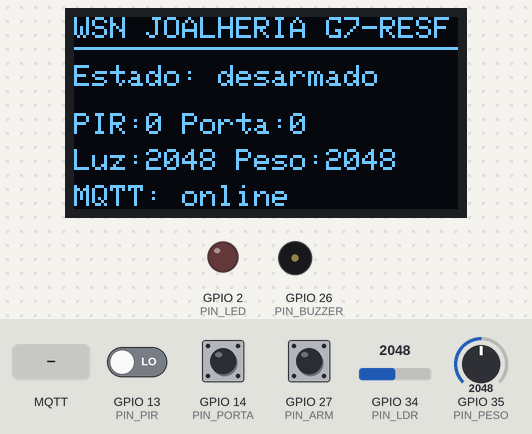
Recording of a program running on a simulated ESP32. Parts: 128×64 one-colour display, output pins drawn as LEDs (lit = HIGH), buzzer (waves = sounding). Dashed ring = blinking. The inputs (shaded band) are chosen by the test bench; at power-on: GPIO 27 (PIN_ARM) HIGH, GPIO 34 (PIN_LDR) = 2048, GPIO 35 (PIN_PESO) = 2048, GPIO 13 (PIN_PIR) LOW, GPIO 14 (PIN_PORTA) HIGH. WiFi joins after 1.5 s; servers stay silent unless stated; no MQTT or app messages arrive unless stated; what the program prints to the serial monitor is not drawn.

Above: at 3.1 s.
3.2 s: MQTT message "ALARME" arrives on the first subscribed topic
At 4.08 s:
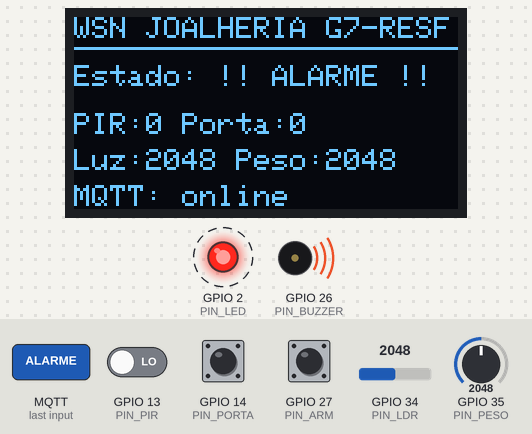
5.4 s: GPIO 27 (PIN_ARM) pulled LOW for 0.15 s
At 6.5 s:
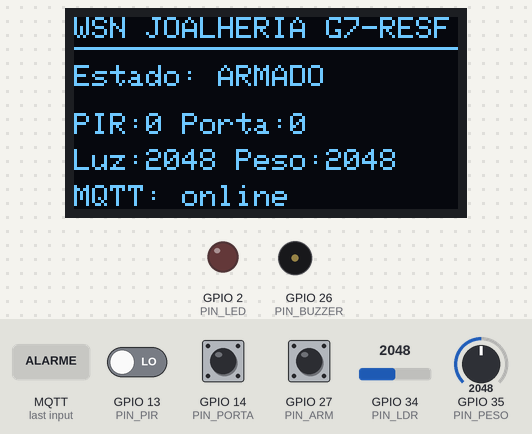
7.1 s: MQTT message "DESARMAR" arrives on the first subscribed topic
At 7.7 s:
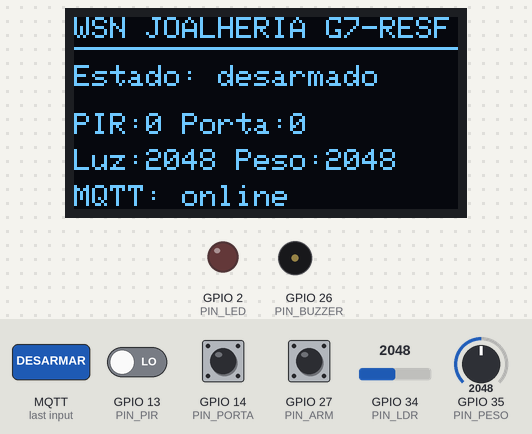
8.7 s: GPIO 34 (PIN_LDR) set to 2866
At 9.2 s:
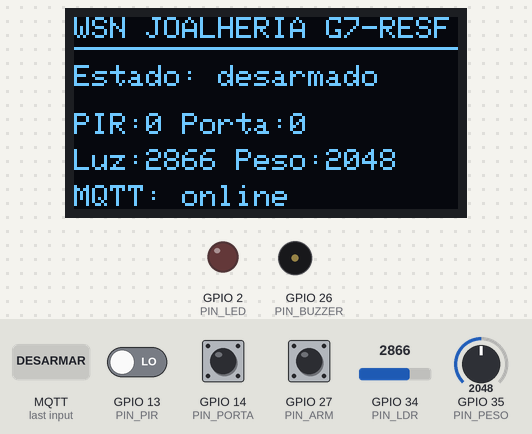
10.3 s: GPIO 35 (PIN_PESO) set to 2866
At 11.6 s:
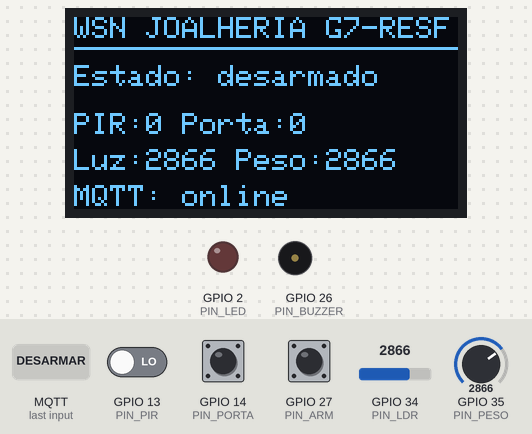
11.9 s: GPIO 13 (PIN_PIR) driven HIGH
At 12.9 s:
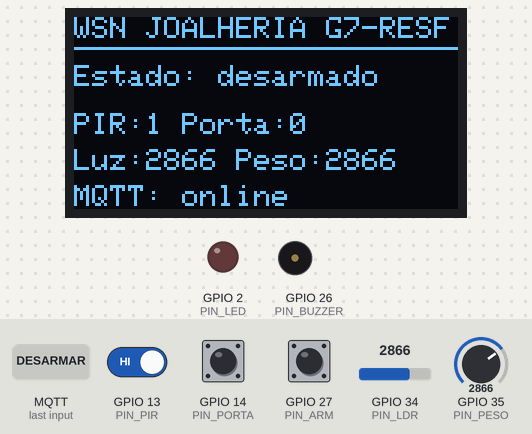
Timing chart, 0 to 14.5 s (numbered marks = the images above; inputs shaded):
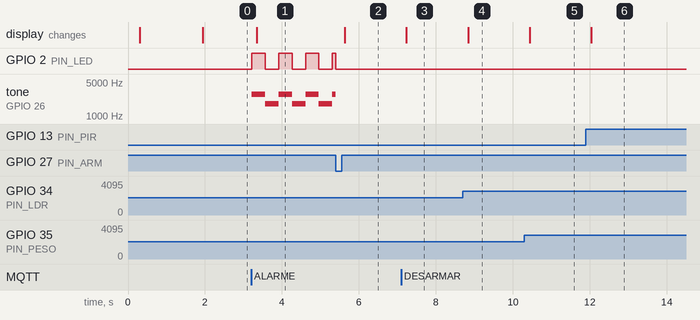

Measured:
- after the input at 3.2 s, GPIO 2 (PIN_LED): alternates HIGH for 0.35 s and LOW for 0.35 s, starting at once; tone on GPIO 26 (PIN_BUZZER): alternates 2800 Hz for 0.35 s and 1800 Hz for 0.35 s, starting at once; the display: changes after 0.15 s (image 1)
- after the input at 5.4 s, the display: changes after 0.23 s (image 2)
- after the input at 7.1 s, the display: changes after 0.13 s (image 3)
- after the input at 8.7 s, the display: changes after 0.14 s (image 4)
- after the input at 10.3 s, the display: changes after 0.14 s (image 5)
- after the input at 11.9 s, the display: changes after 0.14 s (image 6)

The program:

main.cpp
```cpp
/*
 * ============================================================
 *  PROJECTO : Rede de Sensores Sem Fio (WSN) para Joalheria
 *  CADEIRA  : Redes Sem Fio - Universidade Zambeze (FCT)
 *  AUTOR    : G7-RESF
 *  NO       : No Central (i) - Edge Computing + Gateway MQTT
 * ============================================================
 *  Este firmware simula, num unico ESP32, o comportamento
 *  integrado dos nos sensores da joalheria (Capitulo IV).
 *  Combina as 3 camadas de seguranca descritas no trabalho:
 *    - Camada fisica   : celula de carga (peso) + LDR (luz)
 *    - Camada presenca : PIR (movimento) + reed switch (porta)
 *    - Camada logica   : Edge Computing (correlacao de eventos)
 *
 *  LIGACOES (ver diagram.json):
 *    PIR  (presenca) ............ GPIO 13
 *    LDR  (luminosidade) ........ GPIO 34 (ADC)
 *    Celula de carga (peso) ..... GPIO 35 (ADC) -> potenciometro
 *    Reed switch (porta) ........ GPIO 14 -> botao vermelho
 *    Botao ARMAR / DESARMAR ..... GPIO 27 -> botao verde
 *    Buzzer (alarme sonoro) ..... GPIO 26
 *    LED (alarme visual) ........ GPIO  2
 *    Display OLED I2C ........... SDA 21 / SCL 22
 *
 *  COMUNICACAO: Wi-Fi -> MQTT (topologia estrela single-hop)
 * ============================================================
 */

#include <WiFi.h>
#include <PubSubClient.h>
#include <ArduinoJson.h>
#include <Wire.h>
#include <Adafruit_GFX.h>
#include <Adafruit_SSD1306.h>

// ---------------- Configuracao de rede ----------------
const char* WIFI_SSID    = "Wokwi-GUEST";
const char* WIFI_PASS    = "";
const char* MQTT_BROKER  = "broker.hivemq.com";   // broker publico (funciona no Wokwi)
const int   MQTT_PORT    = 1883;
const char* MQTT_CLIENT  = "joalheria-g7resf-no-i";

// ---------------- Topicos MQTT ----------------
const char* T_PIR     = "joalheria/g7resf/pir";
const char* T_PESO    = "joalheria/g7resf/peso";
const char* T_LUZ     = "joalheria/g7resf/luz";
const char* T_PORTA   = "joalheria/g7resf/porta";
const char* T_ALARME  = "joalheria/g7resf/alarme";
const char* T_STATUS  = "joalheria/g7resf/status";
const char* T_COMANDO = "joalheria/g7resf/comando";   // recebe ordens do operador remoto

// ---------------- Pinos ----------------
#define PIN_PIR    13
#define PIN_LDR    34
#define PIN_PESO   35
#define PIN_PORTA  14
#define PIN_ARM    27
#define PIN_BUZZER 26
#define PIN_LED     2

// ---------------- OLED ----------------
#define OLED_W 128
#define OLED_H 64
Adafruit_SSD1306 display(OLED_W, OLED_H, &Wire, -1);
bool oledOk = false;

// ---------------- Limiares de Edge Computing ----------------
const int LIMIAR_PESO = 300;   // variacao ADC ~ remocao de peca
const int LIMIAR_LUZ  = 800;   // variacao ADC ~ lanterna / abertura de vitrine

// ---------------- Estado global ----------------
WiFiClient   wifiClient;
PubSubClient mqtt(wifiClient);

bool sistemaArmado = false;   // modo nocturno / loja fechada
bool alarmeActivo  = false;
int  pesoBase = 0;            // baseline capturado ao armar
int  luzBase  = 0;

// estados anteriores (deteccao de transicoes)
bool pirAnt    = false;
bool portaAnt  = false;
bool remocaoAnt = false;
bool luzAnt    = false;
bool armBtnAnt = HIGH;

unsigned long tHeartbeat = 0;
unsigned long tLeitura   = 0;
unsigned long tBuzzer    = 0;
bool buzzerLigado = false;

// ====================================================
//  Funcoes auxiliares
// ====================================================
void publicar(const char* topico, const char* nivel, const char* evento, int valor) {
  JsonDocument doc;
  doc["no"]     = "i";
  doc["nivel"]  = nivel;          // INFO | ALERTA | CRITICO
  doc["evento"] = evento;
  doc["valor"]  = valor;
  doc["armado"] = sistemaArmado;
  doc["ts"]     = millis();
  char buffer[256];
  serializeJson(doc, buffer);
  mqtt.publish(topico, buffer);
  Serial.printf("[MQTT -> %s] %s\n", topico, buffer);
}

void mostrarOLED(const char* linha1, const char* linha2) {
  if (!oledOk) return;
  display.clearDisplay();
  display.setTextSize(1);
  display.setTextColor(SSD1306_WHITE);
  display.setCursor(0, 0);
  display.println("WSN JOALHERIA G7-RESF");
  display.drawLine(0, 10, 127, 10, SSD1306_WHITE);
  display.setCursor(0, 16);
  display.print("Estado: ");
  display.println(alarmeActivo ? "!! ALARME !!" : (sistemaArmado ? "ARMADO" : "desarmado"));
  display.setCursor(0, 32);
  display.println(linha1);
  display.setCursor(0, 44);
  display.println(linha2);
  display.setCursor(0, 56);
  display.print("MQTT: ");
  display.println(mqtt.connected() ? "online" : "offline");
  display.display();
}

void armarSistema() {
  sistemaArmado = true;
  alarmeActivo  = false;
  pesoBase = analogRead(PIN_PESO);
  luzBase  = analogRead(PIN_LDR);
  noTone(PIN_BUZZER);
  digitalWrite(PIN_LED, LOW);
  publicar(T_STATUS, "INFO", "Sistema ARMADO (modo nocturno)", 0);
}

void desarmarSistema() {
  sistemaArmado = false;
  alarmeActivo  = false;
  noTone(PIN_BUZZER);
  digitalWrite(PIN_LED, LOW);
  publicar(T_STATUS, "INFO", "Sistema DESARMADO", 0);
}

// callback MQTT -> comandos do operador remoto (alarme explicito)
void callback(char* topic, byte* payload, unsigned int length) {
  String cmd;
  for (unsigned int i = 0; i < length; i++) cmd += (char)payload[i];
  cmd.trim(); cmd.toUpperCase();
  Serial.printf("[MQTT <- %s] %s\n", topic, cmd.c_str());

  if      (cmd == "ARMAR")     armarSistema();
  else if (cmd == "DESARMAR")  desarmarSistema();
  else if (cmd == "SILENCIAR") { alarmeActivo = false; noTone(PIN_BUZZER); digitalWrite(PIN_LED, LOW); }
  else if (cmd == "ALARME") {                          // alarme EXPLICITO (operador)
    alarmeActivo = true;
    publicar(T_ALARME, "CRITICO", "Alarme explicito accionado pelo operador remoto", 0);
  }
}

// ====================================================
//  Conexoes
// ====================================================
void conectarWifi() {
  Serial.printf("A ligar ao Wi-Fi %s ", WIFI_SSID);
  WiFi.mode(WIFI_STA);
  WiFi.begin(WIFI_SSID, WIFI_PASS);
  while (WiFi.status() != WL_CONNECTED) { delay(250); Serial.print("."); }
  Serial.printf("\nWi-Fi OK. IP: %s\n", WiFi.localIP().toString().c_str());
}

void conectarMqtt() {
  while (!mqtt.connected()) {
    Serial.print("A ligar ao broker MQTT...");
    if (mqtt.connect(MQTT_CLIENT)) {
      Serial.println(" OK");
      mqtt.subscribe(T_COMANDO);
      publicar(T_STATUS, "INFO", "No central (i) online - gateway/edge activo", 0);
    } else {
      Serial.printf(" falhou (rc=%d). Nova tentativa em 2s\n", mqtt.state());
      delay(2000);
    }
  }
}

// ====================================================
//  Edge Computing - leitura + correlacao de eventos
// ====================================================
void aplicarEdge() {
  bool pir    = digitalRead(PIN_PIR);
  int  luz    = analogRead(PIN_LDR);
  int  peso   = analogRead(PIN_PESO);
  bool porta  = (digitalRead(PIN_PORTA) == LOW);   // botao premido = porta aberta

  bool remocao = (abs(peso - pesoBase) > LIMIAR_PESO);
  bool varLuz  = (abs(luz  - luzBase)  > LIMIAR_LUZ);

  // ---- PORTA (reed switch) ----
  if (porta != portaAnt) {
    if (porta) {
      publicar(T_PORTA, sistemaArmado ? "CRITICO" : "INFO", "Porta aberta", 1);
      if (sistemaArmado) { alarmeActivo = true; publicar(T_ALARME, "CRITICO", "Intrusao: porta aberta com sistema armado", 1); }
    } else {
      publicar(T_PORTA, "INFO", "Porta fechada", 0);
    }
    portaAnt = porta;
  }

  // ---- PIR (presenca) ----
  if (pir != pirAnt) {
    publicar(T_PIR, (sistemaArmado && pir) ? "ALERTA" : "INFO",
             pir ? "Movimento detectado" : "Sem movimento", pir ? 1 : 0);
    pirAnt = pir;
  }

  // ---- CELULA DE CARGA (remocao de peca) ----
  if (remocao != remocaoAnt) {
    if (remocao) publicar(T_PESO, sistemaArmado ? "CRITICO" : "ALERTA", "Variacao de peso: peca removida/deslocada", peso);
    else         publicar(T_PESO, "INFO", "Peso normalizado", peso);
    remocaoAnt = remocao;
  }

  // ---- LDR (variacao de luz: lanterna / abertura de vitrine) ----
  if (varLuz != luzAnt) {
    if (varLuz) publicar(T_LUZ, sistemaArmado ? "ALERTA" : "INFO", "Variacao brusca de luminosidade", luz);
    luzAnt = varLuz;
  }

  // ---- CORRELACAO (alarme IMPLICITO) ----
  // Regra do trabalho: PIR activo + variacao de peso, em periodo nocturno -> ameaca real
  if (sistemaArmado && pir && remocao && !alarmeActivo) {
    alarmeActivo = true;
    publicar(T_ALARME, "CRITICO", "ALARME IMPLICITO: presenca + remocao de peca em periodo nocturno", peso);
  }

  // ---- OLED ----
  char l1[24], l2[24];
  snprintf(l1, sizeof(l1), "PIR:%d Porta:%d", pir, porta);
  snprintf(l2, sizeof(l2), "Luz:%d Peso:%d", luz, peso);
  mostrarOLED(l1, l2);
}

// ====================================================
//  Setup / Loop
// ====================================================
void setup() {
  Serial.begin(115200);
  delay(300);

  pinMode(PIN_PIR, INPUT);
  pinMode(PIN_PORTA, INPUT_PULLUP);
  pinMode(PIN_ARM, INPUT_PULLUP);
  pinMode(PIN_BUZZER, OUTPUT);
  pinMode(PIN_LED, OUTPUT);
  digitalWrite(PIN_LED, LOW);
  tone(PIN_BUZZER, 1); delay(2); noTone(PIN_BUZZER);   // inicializa o LEDC do buzzer (evita erro e bip preso)

  Wire.begin(21, 22);
  oledOk = display.begin(SSD1306_SWITCHCAPVCC, 0x3C);
  if (oledOk) { display.clearDisplay(); display.display(); }

  pesoBase = analogRead(PIN_PESO);
  luzBase  = analogRead(PIN_LDR);

  conectarWifi();
  mqtt.setServer(MQTT_BROKER, MQTT_PORT);
  mqtt.setCallback(callback);
  conectarMqtt();
}

void loop() {
  if (!mqtt.connected()) conectarMqtt();
  mqtt.loop();

  unsigned long agora = millis();

  // botao fisico ARMAR/DESARMAR (flanco de descida)
  bool armBtn = digitalRead(PIN_ARM);
  if (armBtnAnt == HIGH && armBtn == LOW) {
    if (sistemaArmado) desarmarSistema(); else armarSistema();
    delay(200); // debounce simples
  }
  armBtnAnt = armBtn;

  // leitura + edge a cada 200 ms
  if (agora - tLeitura >= 200) { tLeitura = agora; aplicarEdge(); }

  // heartbeat a cada 10 s (fiabilidade - seccao 5.2)
  if (agora - tHeartbeat >= 10000) {
    tHeartbeat = agora;
    publicar(T_STATUS, "INFO", "heartbeat", WiFi.RSSI());
  }

  // accionamento do alarme (buzzer intermitente + LED a piscar)
  if (alarmeActivo) {
    if (agora - tBuzzer >= 350) {
      tBuzzer = agora;
      buzzerLigado = !buzzerLigado;
      digitalWrite(PIN_LED, buzzerLigado);
      tone(PIN_BUZZER, buzzerLigado ? 2800 : 1800);   // sirene de duas notas
    }
  }
}
```
